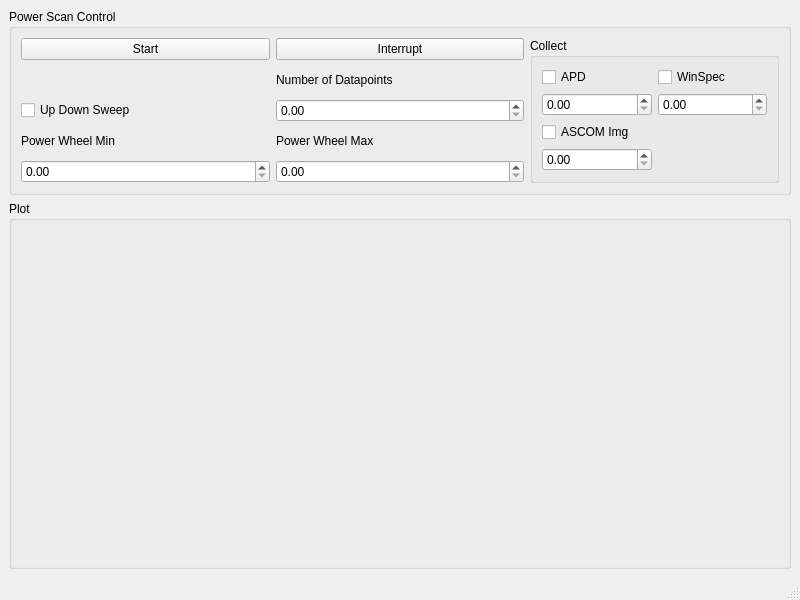
<?xml version="1.0" encoding="UTF-8"?>
<ui version="4.0">
 <class>MainWindow</class>
 <widget class="QMainWindow" name="MainWindow">
  <property name="geometry">
   <rect>
    <x>0</x>
    <y>0</y>
    <width>800</width>
    <height>600</height>
   </rect>
  </property>
  <property name="windowTitle">
   <string>Power Scan</string>
  </property>
  <widget class="QWidget" name="centralwidget">
   <layout class="QVBoxLayout" name="verticalLayout" stretch="0,1">
    <item>
     <widget class="QGroupBox" name="control_groupBox">
      <property name="title">
       <string>Power Scan Control</string>
      </property>
      <layout class="QGridLayout" name="gridLayout">
       <item row="1" column="1">
        <widget class="QLabel" name="label_3">
         <property name="text">
          <string>Number of Datapoints</string>
         </property>
        </widget>
       </item>
       <item row="4" column="0">
        <widget class="QDoubleSpinBox" name="powerwheel_min_doubleSpinBox"/>
       </item>
       <item row="4" column="1">
        <widget class="QDoubleSpinBox" name="powerwheel_max_doubleSpinBox"/>
       </item>
       <item row="3" column="0">
        <widget class="QLabel" name="label">
         <property name="text">
          <string>Power Wheel Min</string>
         </property>
        </widget>
       </item>
       <item row="3" column="1">
        <widget class="QLabel" name="label_2">
         <property name="text">
          <string>Power Wheel Max</string>
         </property>
        </widget>
       </item>
       <item row="0" column="0">
        <widget class="QPushButton" name="start_pushButton">
         <property name="text">
          <string>Start</string>
         </property>
        </widget>
       </item>
       <item row="0" column="1">
        <widget class="QPushButton" name="interrupt_pushButton">
         <property name="text">
          <string>Interrupt</string>
         </property>
        </widget>
       </item>
       <item row="2" column="1">
        <widget class="QDoubleSpinBox" name="num_datapoints_doubleSpinBox"/>
       </item>
       <item row="0" column="2" rowspan="5">
        <widget class="QGroupBox" name="collect_groupBox">
         <property name="title">
          <string>Collect</string>
         </property>
         <layout class="QGridLayout" name="gridLayout_2">
          <item row="2" column="0">
           <widget class="QCheckBox" name="collect_ascom_img_checkBox">
            <property name="text">
             <string>ASCOM Img</string>
            </property>
           </widget>
          </item>
          <item row="0" column="0">
           <widget class="QCheckBox" name="collect_apd_checkBox">
            <property name="text">
             <string>APD</string>
            </property>
           </widget>
          </item>
          <item row="0" column="1">
           <widget class="QCheckBox" name="collect_spectrum_checkBox">
            <property name="text">
             <string>WinSpec</string>
            </property>
           </widget>
          </item>
          <item row="1" column="1">
           <widget class="QDoubleSpinBox" name="spectrum_int_time_doubleSpinBox"/>
          </item>
          <item row="1" column="0">
           <widget class="QDoubleSpinBox" name="apd_int_time_doubleSpinBox"/>
          </item>
          <item row="3" column="0">
           <widget class="QDoubleSpinBox" name="ascom_img_int_time_doubleSpinBox"/>
          </item>
         </layout>
        </widget>
       </item>
       <item row="2" column="0">
        <widget class="QCheckBox" name="updown_sweep_checkBox">
         <property name="text">
          <string>Up Down Sweep</string>
         </property>
        </widget>
       </item>
      </layout>
     </widget>
    </item>
    <item>
     <widget class="QGroupBox" name="plot_groupBox">
      <property name="title">
       <string>Plot</string>
      </property>
      <layout class="QVBoxLayout" name="verticalLayout_2"/>
     </widget>
    </item>
   </layout>
  </widget>
  <widget class="QMenuBar" name="menubar">
   <property name="geometry">
    <rect>
     <x>0</x>
     <y>0</y>
     <width>800</width>
     <height>21</height>
    </rect>
   </property>
  </widget>
  <widget class="QStatusBar" name="statusbar"/>
 </widget>
 <resources/>
 <connections/>
</ui>
